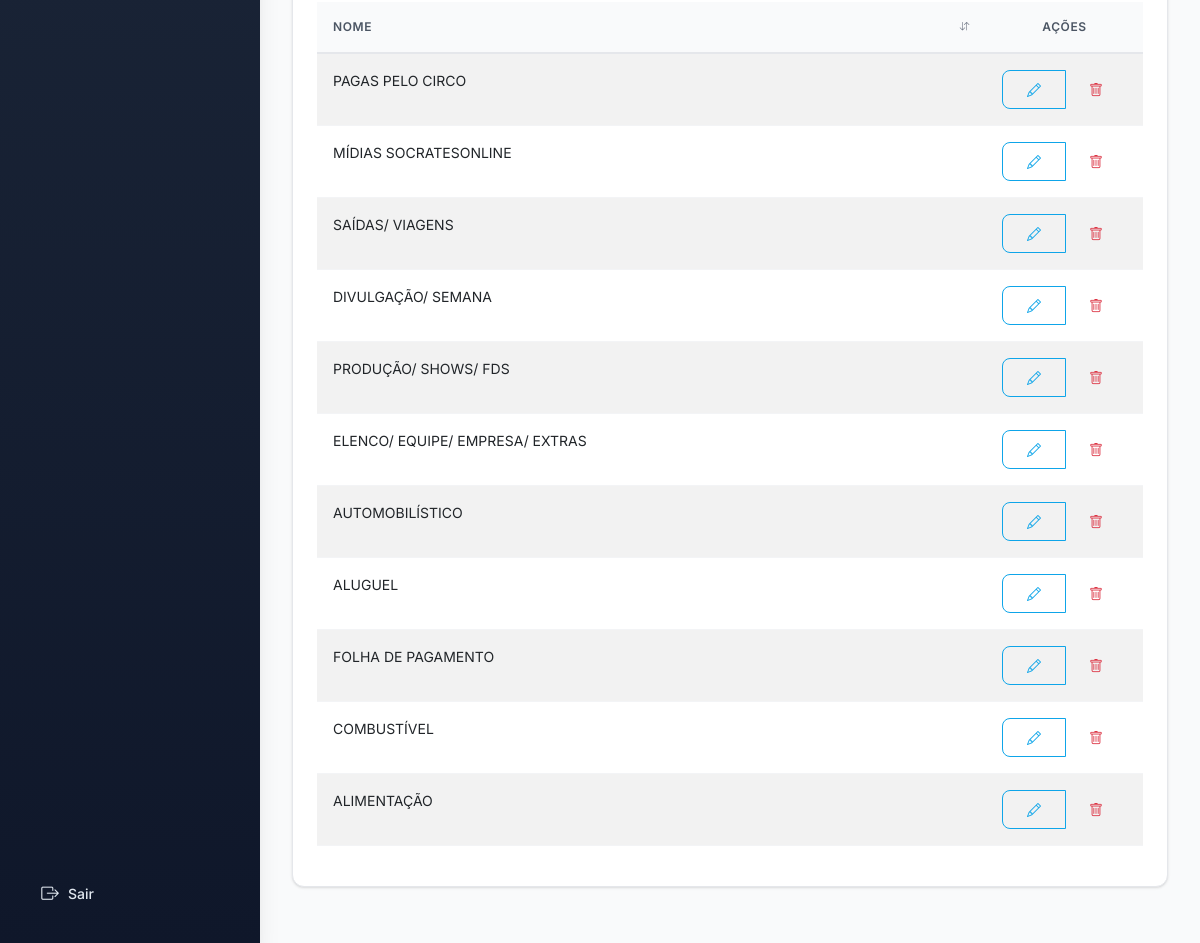
Page /cadastros/categorias-despesa (lower part) on the earlier database version.
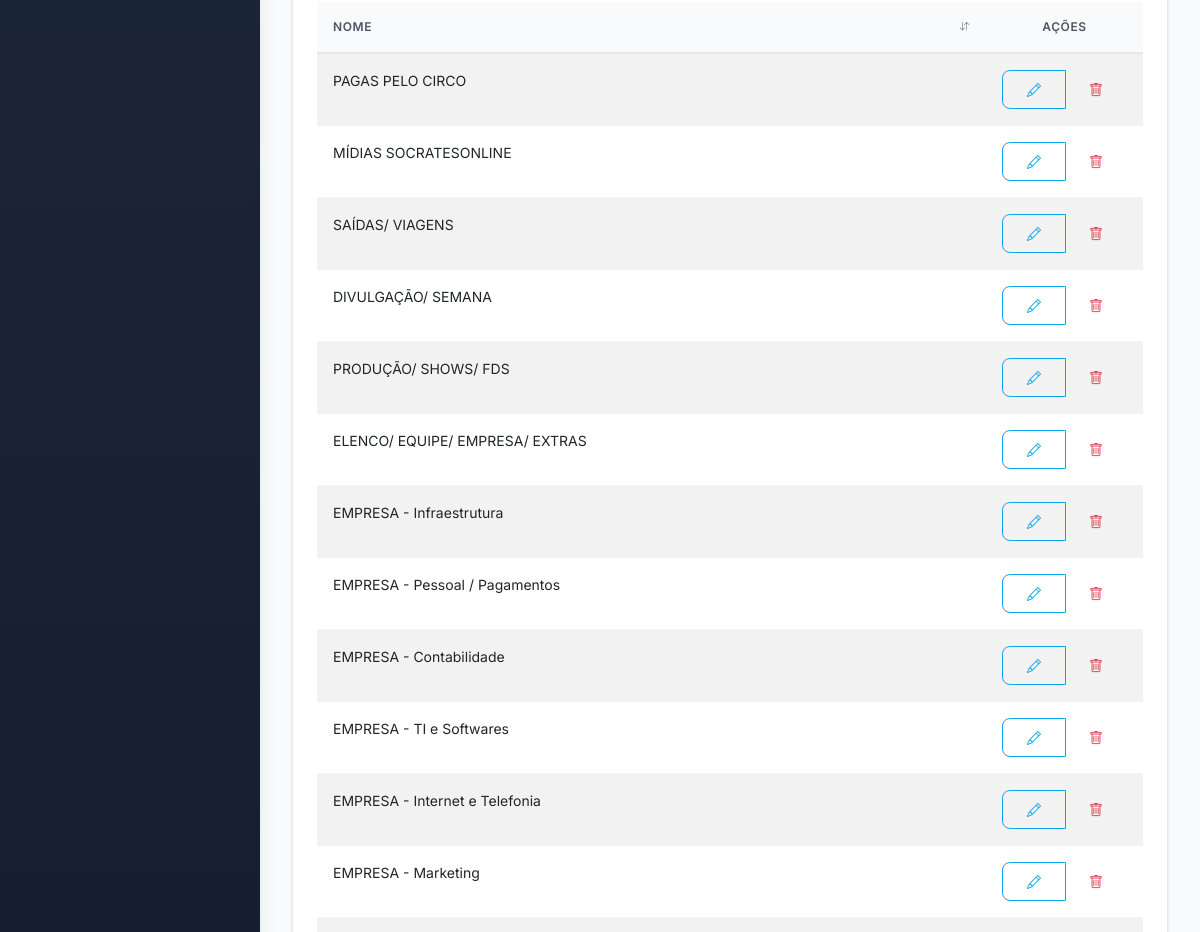
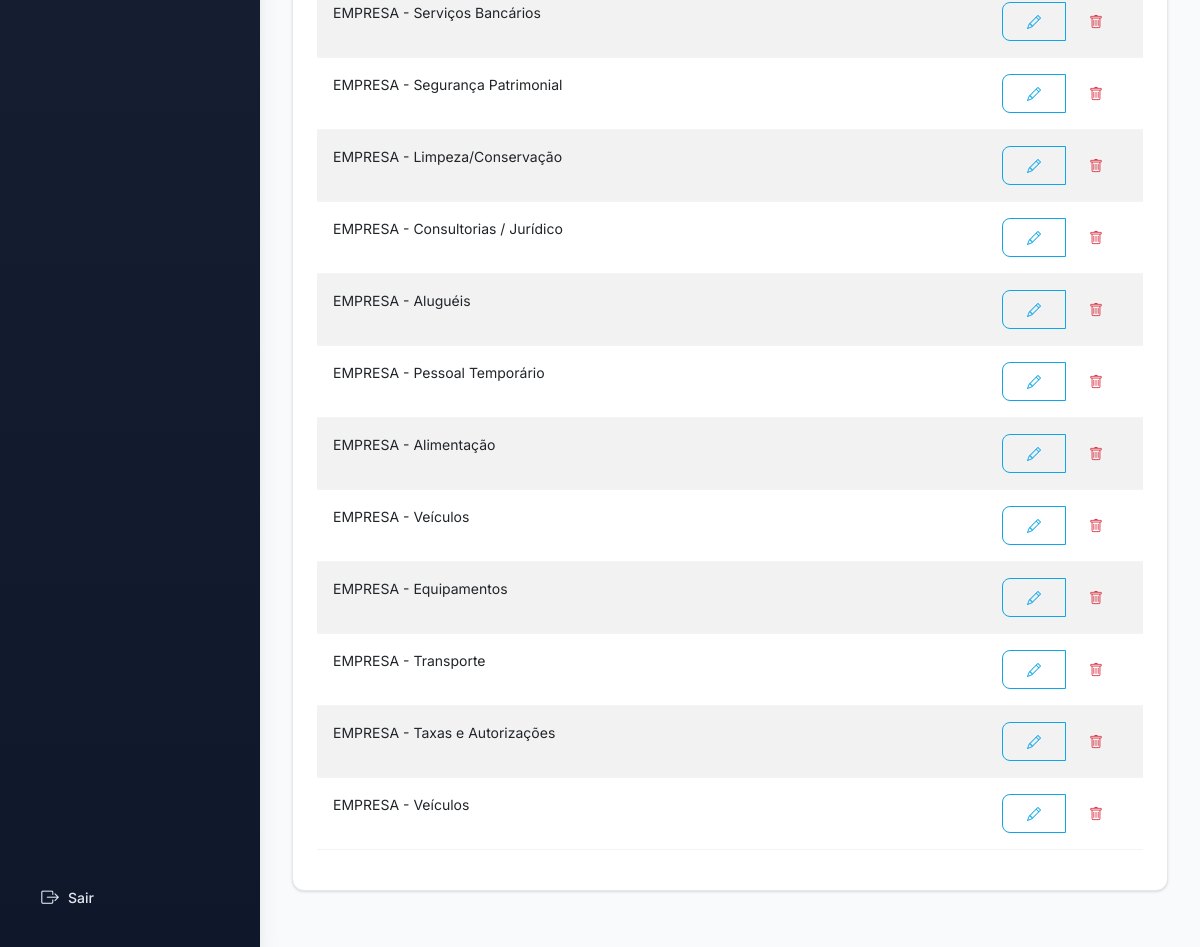
Same page on the later database version (2 pictures, top to bottom).
### models.py (models this page shows)
class CategoriaDespesa(db.Model):
    __tablename__ = 'categoria_despesa'
    id_categoria_despesa = db.Column(db.Integer, primary_key=True)
    nome = db.Column(db.String, nullable=False)
    despesas = db.relationship('Despesa', backref='categoria')

### app.py (the view)
@app.route('/cadastros/categorias-despesa', methods=['GET', 'POST'])
def cadastrar_categoria_despesa():
    form = CategoriaDespesaForm()
    if form.validate_on_submit():
        nova = CategoriaDespesa(nome=form.nome.data)
        db.session.add(nova)
        db.session.commit()
        flash('Categoria cadastrada com sucesso!', 'success')
        return redirect(url_for('cadastrar_categoria_despesa'))
    categorias = CategoriaDespesa.query.all()
    return render_template('categorias_despesa.html', form=form, categorias=categorias)

### templates/categorias_despesa.html (shortened to what this page needs)
{% extends 'base.html' %}
{% block content %}
<div class="card">
    <div class="card-body">
        {% if categorias %}
        <div class="table-responsive">
            <table class="table table-hover table-striped sortable-table" id="categoriasDespesaTable">
                <thead>
                    <tr>
                        <th>Nome</th>
                        <th class="text-center no-sort" style="width: 150px;">Ações</th>
                    </tr>
                </thead>
                <tbody>
                    {% for cat in categorias %}
                    <tr>
                        <td>{{ cat.nome }}</td>
                        <td class="text-center">
                            <div class="btn-group" role="group">
                                <a href="{{ url_for('editar_categoria_despesa', id=cat.id_categoria_despesa) }}" class="btn btn-sm btn-outline-primary" title="Editar">
                                    <i class="bi bi-pencil"></i>
                                </a>
                                <a href="{{ url_for('excluir_categoria_despesa', id=cat.id_categoria_despesa) }}" class="btn btn-sm btn-outline-danger"
                                   onclick="return confirm('Tem certeza que deseja excluir esta categoria?')" title="Excluir">
                                    <i class="bi bi-trash"></i>
                                </a>
                            </div>
                        </td>
                    </tr>
                    {% endfor %}
                </tbody>
            </table>
        </div>
        {% else %}
        <div class="alert alert-info">
            <i class="bi bi-info-circle me-2"></i>Nenhuma categoria de despesa cadastrada.
        </div>
        {% endif %}
    </div>
</div>
{% endblock %}

### templates/base.html (shortened to what this page needs)
<!DOCTYPE html>
<html lang="pt-br">
<head>
    <link href="https://cdn.jsdelivr.net/npm/bootstrap@5.3.0/dist/css/bootstrap.min.css" rel="stylesheet">
    <link href="https://cdn.jsdelivr.net/npm/bootstrap-icons@1.10.5/font/bootstrap-icons.css" rel="stylesheet">
    <link rel="stylesheet" href="https://cdnjs.cloudflare.com/ajax/libs/font-awesome/6.0.0/css/all.min.css">
    <link rel="stylesheet" href="{{ url_for('static', filename='style-modern.css') }}">
</head>
<body>
    <div class="layout">
        <div class="sidebar" id="sidebar">
            {% set categoria = session['categoria'] %}
            <div class="mt-auto pt-4">
                <a class="nav-link" href="{{ url_for('logout') }}"><i class="bi bi-box-arrow-right"></i> Sair</a>
            </div>
        </div>
        <div class="main-content">
            {% block content %}{% endblock %}
        </div>
    </div>
</body>
</html>

### static/style-modern.css (style rules this page uses)
:root { --primary-900: #0f172a; --primary-800: #1e293b; --primary-700: #334155; --primary-600: #475569; --primary-500: #64748b; --primary-400: #94a3b8; --primary-300: #cbd5e1; --primary-200: #e2e8f0; --primary-100: #f1f5f9; --primary-50: #f8fafc; --accent: #0ea5e9; --accent-light: #38bdf8; --accent-dark: #0284c7; --accent-50: #f0f9ff; --accent-100: #e0f2fe; --gray-50: #f9fafb; --gray-100: #f3f4f6; --gray-200: #e5e7eb; --gray-300: #d1d5db; --gray-400: #9ca3af; --gray-500: #6b7280; --gray-600: #4b5563; --gray-700: #374151; --gray-800: #1f2937; --gray-900: #111827; --success-light: #d1fae5; --success: #10b981; --success-dark: #059669; --warning-light: #fed7aa; --warning: #f59e0b; --warning-dark: #d97706; --danger-light: #fee2e2; --danger: #ef4444; --danger-dark: #dc2626; --info-light: #dbeafe; --info: #3b82f6; --info-dark: #2563eb; --spacing-xs: 0.25rem; --spacing-sm: 0.5rem; --spacing-md: 1rem; --spacing-lg: 1.5rem; --spacing-xl: 2rem; --spacing-2xl: 3rem; --font-sans: 'Inter', -apple-system, BlinkMacSystemFont, 'Segoe UI', 'Roboto', sans-serif; --font-size-xs: 0.75rem; --font-size-sm: 0.875rem; --font-size-base: 1rem; --font-size-lg: 1.125rem; --font-size-xl: 1.25rem; --font-size-2xl: 1.5rem; --font-size-3xl: 1.875rem; --radius-sm: 0.375rem; --radius-md: 0.5rem; --radius-lg: 0.75rem; --radius-xl: 1rem; --radius-2xl: 1.5rem; --radius-full: 9999px; --shadow-xs: 0 1px 2px 0 rgb(0 0 0 / 0.05); --shadow-sm: 0 1px 3px 0 rgb(0 0 0 / 0.1), 0 1px 2px -1px rgb(0 0 0 / 0.1); --shadow-md: 0 4px 6px -1px rgb(0 0 0 / 0.1), 0 2px 4px -2px rgb(0 0 0 / 0.1); --shadow-lg: 0 10px 15px -3px rgb(0 0 0 / 0.1), 0 4px 6px -4px rgb(0 0 0 / 0.1); --shadow-xl: 0 20px 25px -5px rgb(0 0 0 / 0.1), 0 8px 10px -6px rgb(0 0 0 / 0.1); --transition-fast: 150ms cubic-bezier(0.4, 0, 0.2, 1); --transition-base: 250ms cubic-bezier(0.4, 0, 0.2, 1); --transition-slow: 350ms cubic-bezier(0.4, 0, 0.2, 1); --z-base: 0; --z-dropdown: 10; --z-sticky: 20; --z-fixed: 30; --z-modal-backdrop: 40; --z-modal: 50; --z-popover: 60; --z-tooltip: 70; }
* { box-sizing: border-box; }
body { font-family: var(--font-sans); font-size: var(--font-size-base); line-height: 1.5; color: var(--gray-700); background-color: var(--gray-50); -webkit-font-smoothing: antialiased; -moz-osx-font-smoothing: grayscale; }
.layout { display: flex; min-height: 100vh; background-color: var(--gray-50); }
.sidebar { width: 260px; background: linear-gradient(180deg, var(--primary-800) 0%, var(--primary-900) 100%); color: white; padding: var(--spacing-lg); display: flex; flex-direction: column; box-shadow: var(--shadow-xl); transition: all var(--transition-base); }
.sidebar .nav-link { color: var(--primary-200); padding: var(--spacing-sm) var(--spacing-md); margin-bottom: var(--spacing-xs); border-radius: var(--radius-md); font-weight: 500; font-size: var(--font-size-sm); display: flex; align-items: center; gap: var(--spacing-sm); transition: all var(--transition-fast); position: relative; overflow: hidden; }
.sidebar .nav-link::before { content: ''; position: absolute; left: 0; top: 0; width: 3px; height: 100%; background-color: var(--accent); transform: translateX(-100%); transition: transform var(--transition-fast); }
.sidebar .nav-link i { font-size: 1.1rem; width: 20px; text-align: center; }
.main-content { flex: 1; padding: var(--spacing-xl); max-width: 1400px; margin: 0 auto; width: 100%; }
.card { background: white; border: 1px solid var(--gray-200); border-radius: var(--radius-lg); box-shadow: var(--shadow-sm); margin-bottom: var(--spacing-lg); transition: all var(--transition-base); }
.card-body { padding: var(--spacing-lg); }
.btn { padding: var(--spacing-sm) var(--spacing-lg); border-radius: var(--radius-md); font-weight: 500; font-size: var(--font-size-sm); transition: all var(--transition-fast); border: none; display: inline-flex; align-items: center; gap: var(--spacing-xs); cursor: pointer; }
.btn-outline-primary { background-color: transparent; color: var(--accent); border: 1.5px solid var(--accent); }
.table { border-collapse: separate; border-spacing: 0; }
.table thead th { background-color: var(--gray-50); font-weight: 600; text-transform: uppercase; font-size: var(--font-size-xs); letter-spacing: 0.05em; color: var(--gray-600); padding: var(--spacing-md); border-bottom: 2px solid var(--gray-200); }
.table tbody td { padding: var(--spacing-md); border-bottom: 1px solid var(--gray-100); font-size: var(--font-size-sm); }

Differences in the rows shown:
changed CategoriaDespesa: nome "AUTOMOBILÍSTICO" → "EMPRESA - Infraestrutura"
changed CategoriaDespesa: nome "ALUGUEL" → "EMPRESA - Pessoal / Pagamentos"
changed CategoriaDespesa: nome "FOLHA DE PAGAMENTO" → "EMPRESA - Contabilidade"
changed CategoriaDespesa: nome "COMBUSTÍVEL" → "EMPRESA - TI e Softwares"
changed CategoriaDespesa: nome "ALIMENTAÇÃO" → "EMPRESA - Internet e Telefonia"
added CategoriaDespesa: nome "EMPRESA - Marketing"
added CategoriaDespesa: nome "EMPRESA - Serviços Bancários"
added CategoriaDespesa: nome "EMPRESA - Segurança Patrimonial"
added CategoriaDespesa: nome "EMPRESA - Limpeza/Conservação"
added CategoriaDespesa: nome "EMPRESA - Consultorias / Jurídico"
added CategoriaDespesa: nome "EMPRESA - Aluguéis"
added CategoriaDespesa: nome "EMPRESA - Pessoal Temporário"
added CategoriaDespesa: nome "EMPRESA - Alimentação"
added CategoriaDespesa: nome "EMPRESA - Veículos"
added CategoriaDespesa: nome "EMPRESA - Equipamentos"
added CategoriaDespesa: nome "EMPRESA - Transporte"
added CategoriaDespesa: nome "EMPRESA - Taxas e Autorizações"
added CategoriaDespesa: nome "EMPRESA - Veículos"
